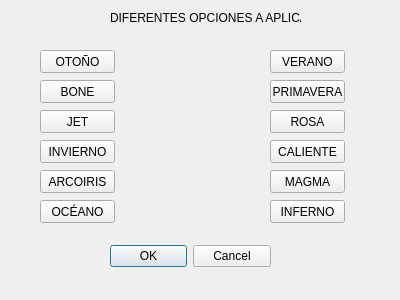
<?xml version="1.0" encoding="UTF-8"?>
<ui version="4.0">
 <class>dcolorfalso</class>
 <widget class="QDialog" name="dcolorfalso">
  <property name="geometry">
   <rect>
    <x>0</x>
    <y>0</y>
    <width>400</width>
    <height>300</height>
   </rect>
  </property>
  <property name="windowTitle">
   <string>Aplicar color falso</string>
  </property>
  <widget class="QDialogButtonBox" name="buttonBox">
   <property name="geometry">
    <rect>
     <x>110</x>
     <y>240</y>
     <width>161</width>
     <height>32</height>
    </rect>
   </property>
   <property name="orientation">
    <enum>Qt::Horizontal</enum>
   </property>
   <property name="standardButtons">
    <set>QDialogButtonBox::Cancel|QDialogButtonBox::Ok</set>
   </property>
  </widget>
  <widget class="QPushButton" name="pushButton">
   <property name="geometry">
    <rect>
     <x>40</x>
     <y>50</y>
     <width>75</width>
     <height>23</height>
    </rect>
   </property>
   <property name="text">
    <string>OTOÑO</string>
   </property>
  </widget>
  <widget class="QLabel" name="label">
   <property name="geometry">
    <rect>
     <x>110</x>
     <y>10</y>
     <width>191</width>
     <height>16</height>
    </rect>
   </property>
   <property name="text">
    <string>DIFERENTES OPCIONES A APLICAR</string>
   </property>
  </widget>
  <widget class="QPushButton" name="pushButton_2">
   <property name="geometry">
    <rect>
     <x>40</x>
     <y>80</y>
     <width>75</width>
     <height>23</height>
    </rect>
   </property>
   <property name="text">
    <string>BONE</string>
   </property>
  </widget>
  <widget class="QPushButton" name="pushButton_3">
   <property name="geometry">
    <rect>
     <x>40</x>
     <y>110</y>
     <width>75</width>
     <height>23</height>
    </rect>
   </property>
   <property name="text">
    <string>JET</string>
   </property>
  </widget>
  <widget class="QPushButton" name="pushButton_4">
   <property name="geometry">
    <rect>
     <x>40</x>
     <y>140</y>
     <width>75</width>
     <height>23</height>
    </rect>
   </property>
   <property name="text">
    <string>INVIERNO</string>
   </property>
  </widget>
  <widget class="QPushButton" name="pushButton_5">
   <property name="geometry">
    <rect>
     <x>40</x>
     <y>170</y>
     <width>75</width>
     <height>23</height>
    </rect>
   </property>
   <property name="text">
    <string>ARCOIRIS</string>
   </property>
  </widget>
  <widget class="QPushButton" name="pushButton_6">
   <property name="geometry">
    <rect>
     <x>40</x>
     <y>200</y>
     <width>75</width>
     <height>23</height>
    </rect>
   </property>
   <property name="text">
    <string>OCÉANO</string>
   </property>
  </widget>
  <widget class="QPushButton" name="pushButton_7">
   <property name="geometry">
    <rect>
     <x>270</x>
     <y>50</y>
     <width>75</width>
     <height>23</height>
    </rect>
   </property>
   <property name="text">
    <string>VERANO</string>
   </property>
  </widget>
  <widget class="QPushButton" name="pushButton_8">
   <property name="geometry">
    <rect>
     <x>270</x>
     <y>80</y>
     <width>75</width>
     <height>23</height>
    </rect>
   </property>
   <property name="text">
    <string>PRIMAVERA</string>
   </property>
  </widget>
  <widget class="QPushButton" name="pushButton_9">
   <property name="geometry">
    <rect>
     <x>270</x>
     <y>110</y>
     <width>75</width>
     <height>23</height>
    </rect>
   </property>
   <property name="text">
    <string>ROSA</string>
   </property>
  </widget>
  <widget class="QPushButton" name="pushButton_10">
   <property name="geometry">
    <rect>
     <x>270</x>
     <y>140</y>
     <width>75</width>
     <height>23</height>
    </rect>
   </property>
   <property name="text">
    <string>CALIENTE</string>
   </property>
  </widget>
  <widget class="QPushButton" name="pushButton_11">
   <property name="geometry">
    <rect>
     <x>270</x>
     <y>170</y>
     <width>75</width>
     <height>23</height>
    </rect>
   </property>
   <property name="text">
    <string>MAGMA</string>
   </property>
  </widget>
  <widget class="QPushButton" name="pushButton_12">
   <property name="geometry">
    <rect>
     <x>270</x>
     <y>200</y>
     <width>75</width>
     <height>23</height>
    </rect>
   </property>
   <property name="text">
    <string>INFERNO</string>
   </property>
  </widget>
 </widget>
 <resources/>
 <connections>
  <connection>
   <sender>buttonBox</sender>
   <signal>accepted()</signal>
   <receiver>dcolorfalso</receiver>
   <slot>accept()</slot>
   <hints>
    <hint type="sourcelabel">
     <x>248</x>
     <y>254</y>
    </hint>
    <hint type="destinationlabel">
     <x>157</x>
     <y>274</y>
    </hint>
   </hints>
  </connection>
  <connection>
   <sender>buttonBox</sender>
   <signal>rejected()</signal>
   <receiver>dcolorfalso</receiver>
   <slot>reject()</slot>
   <hints>
    <hint type="sourcelabel">
     <x>316</x>
     <y>260</y>
    </hint>
    <hint type="destinationlabel">
     <x>286</x>
     <y>274</y>
    </hint>
   </hints>
  </connection>
 </connections>
</ui>
